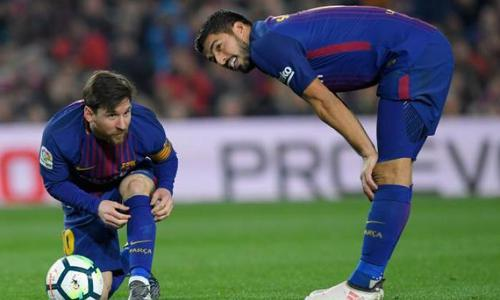
#> input picture saliency-detection/images/barcelona.jpg, 500 x 300 px
$ python hogfeature.py --imagepath ../saliency-detection/images
#> lines starting #> are read from the running program, lines starting #| are printed output that depends on the picture
import cv2
import numpy as np
import pandas as pd

import argparse
import glob
import os
from random import shuffle

IMAGE_SIZE = 50
BLOCKSIZE = 20
BLOCKSTRIBE = BLOCKSIZE//2
CELLSIZE = BLOCKSIZE
NBINS = 9
DERIVAPERTURE = 1
WINSIGMA = -1.
HISTOGRAMNORMTYPE = 0
L2HYSTHRESHOLD = 0.2
GAMMACORRECTION = 1
NLEVELS = 64
SINEDGRADIENTS = True

DATA_SET_NAME = "HOGFull1Font"
FILENAME = "{}-imagesize-{}-block-{}-cell-{}-bin-{}-sined-{}"
FILENAME = FILENAME.format(	DATA_SET_NAME,
							IMAGE_SIZE,
							BLOCKSIZE,
							CELLSIZE,
							NBINS,
							SINEDGRADIENTS)


def createHOGDescription():
	winSize = 			(IMAGE_SIZE,	IMAGE_SIZE)
	blockSize = 		(BLOCKSIZE, 	BLOCKSIZE)
	blockStride = 		(BLOCKSTRIBE, 	BLOCKSTRIBE)
	cellSize = 			(CELLSIZE,		CELLSIZE)
	nbins = 			NBINS
	derivAperture = 	DERIVAPERTURE
	winSigma = 			WINSIGMA
	histogramNormType = HISTOGRAMNORMTYPE
	L2HysThreshold = 	L2HYSTHRESHOLD
	gammaCorrection = 	GAMMACORRECTION
	nlevels = 			NLEVELS
	signedGradients = 	SINEDGRADIENTS

	hog = cv2.HOGDescriptor(winSize,blockSize,blockStride,cellSize,nbins,derivAperture,winSigma,
	                        histogramNormType,L2HysThreshold,gammaCorrection,nlevels)
	return hog


if __name__ == "__main__":
	ap = argparse.ArgumentParser()
	ap.add_argument("-i", "--imagepath", required=True,
					help="path to folder which contain images.")
	ap.add_argument("-s", "--save", action='store_true',
					help="To save dataset")
	args = vars(ap.parse_args())

	print (os.path.abspath(args["imagepath"]))
	filesList = glob.glob(os.path.abspath(args["imagepath"])+"/*.*")
	print (filesList)
	datas = []
	labels = []
	index = []
	hog = createHOGDescription()

	for name in filesList:
		# assert name.split("/")[-1].split("\\")[-1].split("_")[0].isdigit() == True
		label = str(name.split("/")[-1].split("\\")[-1].split("_")[0])
		label2 = str(name.split("/")[-1].split("\\")[-1].split("_")[-1].split(".")[0])
		image = cv2.imread(name,0)
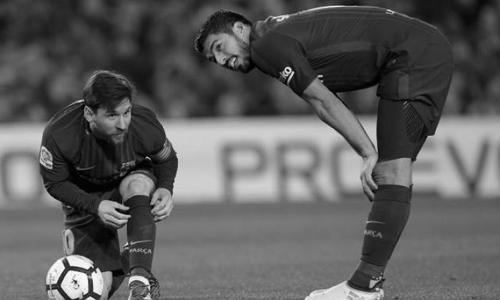
#> image: shape (300, 500); min 0, max 255, mean 92.6
		assert image is not None

		# for i,rows in enumerate(cells):
		for i in (image):
			img = cv2.resize(i, (IMAGE_SIZE,IMAGE_SIZE))
			feature = hog.compute(img).reshape(-1)
			# print (feature)
			index.append(name.split("/")[-1].split("\\")[-1].split(".")[0]+"png"+str(i)+"C")
			datas.append(feature)
#> this loop made 300 passes
#> pass 1, `img = cv2.resize(i, (IMAGE_SIZE,IMAGE_SIZE))`:
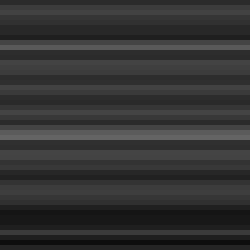
#> img: shape (50, 50) (shown 5 times larger); min 13, max 100, mean 51.1
#> after the loop:
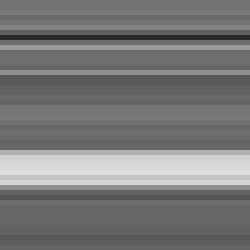
#> img: shape (50, 50) (shown 5 times larger); min 41, max 221, mean 120.3
#> after the loop, datas = 300 items; index = 300 items
#> pass 2 of the loop `for name in filesList:`:
#> label = 'boat.jpg'
#> label2 = 'boat'
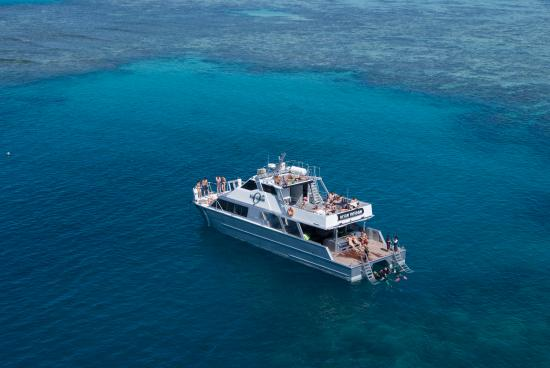
#> input picture saliency-detection/images/boat.jpg, 550 x 368 px
#> `image = cv2.imread(name,0)`:
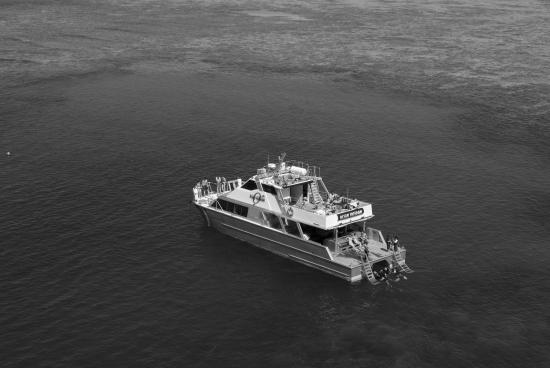
#> image: shape (368, 550); min 0, max 255, mean 75.2
#> after the loop `for i in (image):`:
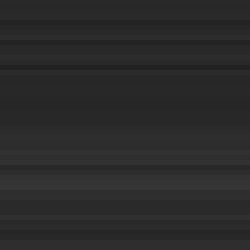
#> img: shape (50, 50) (shown 5 times larger); min 33, max 53, mean 42.4
#> after the loop `for i in (image):`: datas = 668 items

	datas = np.array(datas)
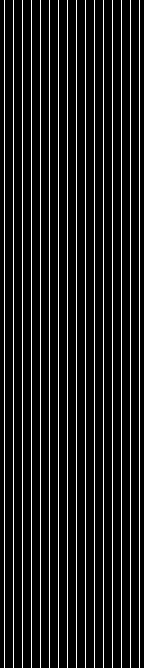
#> datas: shape (668, 144) float32; values 0 (black) and 0.995 (white), 11.1% white in thin lines or dots
	# print (datas[:,-1])
	X = datas[:,:-1]
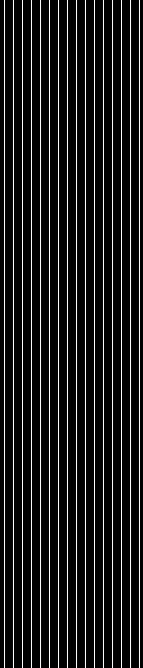
#> X: shape (668, 143) float32; values 0 (black) and 0.995 (white), 11.2% white in thin lines or dots
	y = datas[:,-1]
#> y = 668 values from 0 to 0
	# print (y)

	if args["save"]:
		a = "-nimage-{}".format(len(datas))
		FILENAME += a
		np.savez(FILENAME+".npz", X=X, y=y)
		col = "hog"+str(BLOCKSIZE)+"_"
		header = [col+str(i) for i in range(len(datas[0])-1)]
		header.append("Class")
		# print (len(header))
		header = " ".join(header)
		df = pd.DataFrame(	data = datas,
							index = index,
							columns = header)
		df.to_csv(	FILENAME+".csv",
					sep = "\t",
					encoding= "utf-8")
		np.savetxt(FILENAME+".csv", datas, header = header, comments="")
